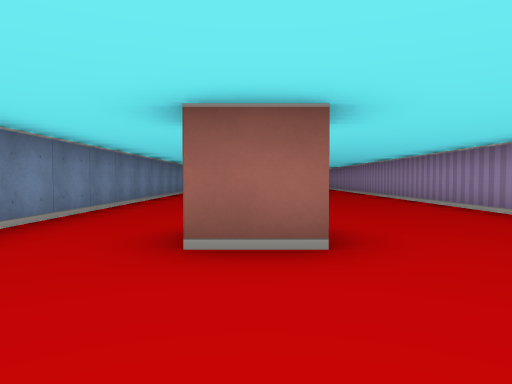
View 1 (above)

16 first-person views from a walk through a cub3D level. The camera is about half as high as the walls, tilts 2° down and sees 70° across. The floor is counted in squares. Each view is taken from the middle of a square. On the plan, view 1 faces up. The plan holds only what a view shows up to about 9 squares ahead; the rest is blank.

View 2
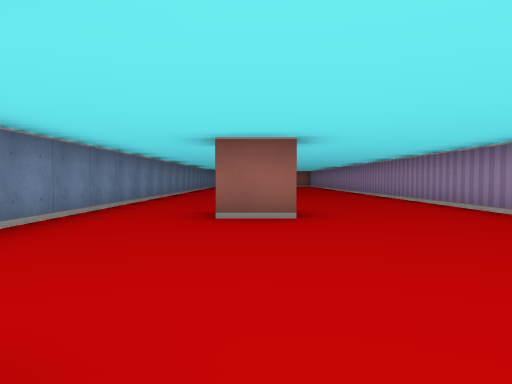

View 3
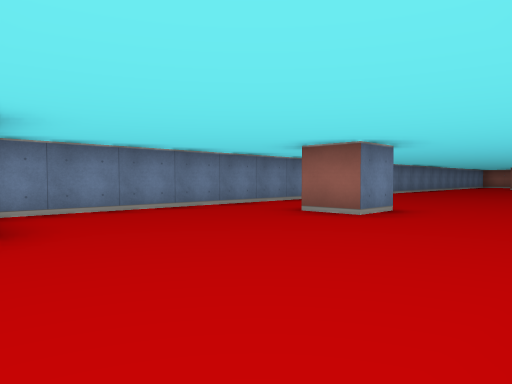

View 4
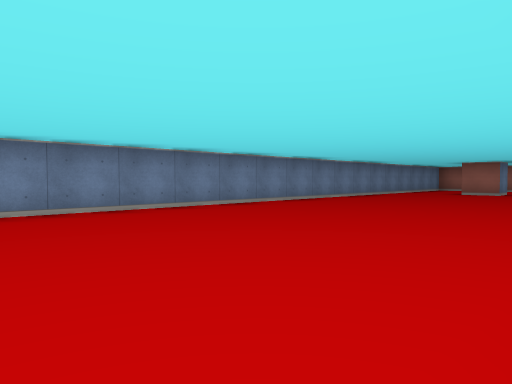

View 5
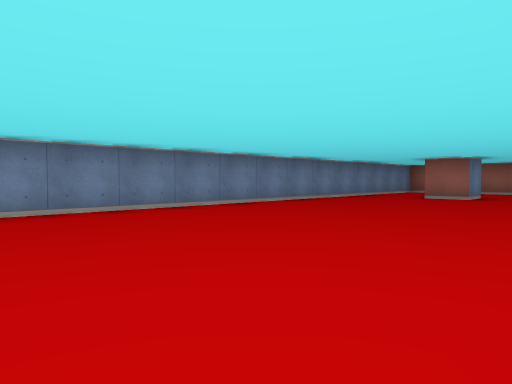

View 6
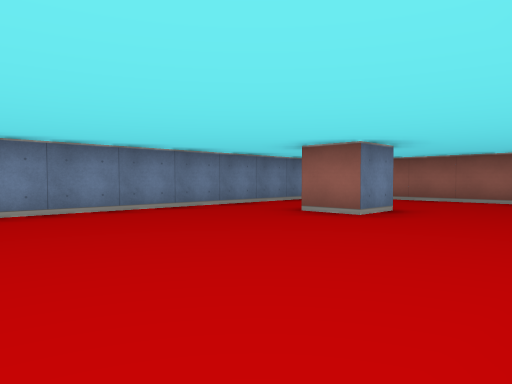

View 7
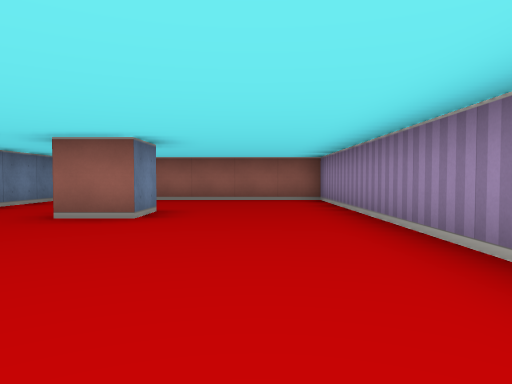

View 8
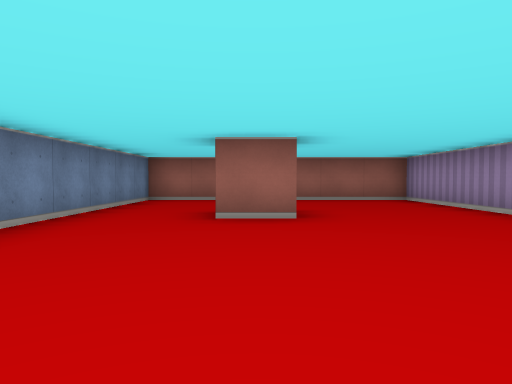

View 9
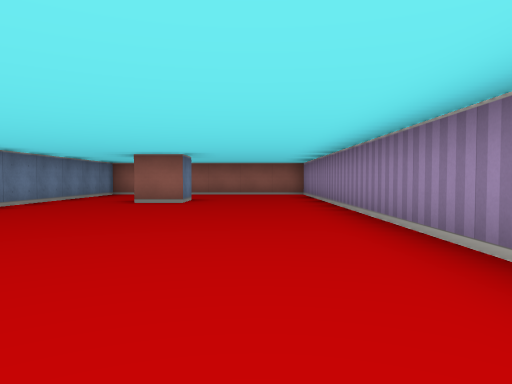

View 10
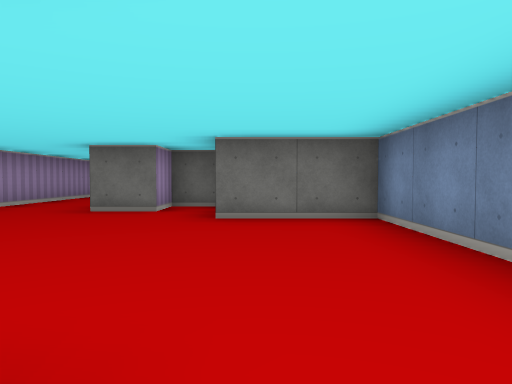

View 11
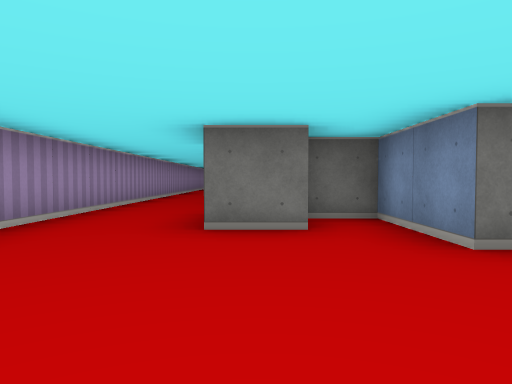

View 12
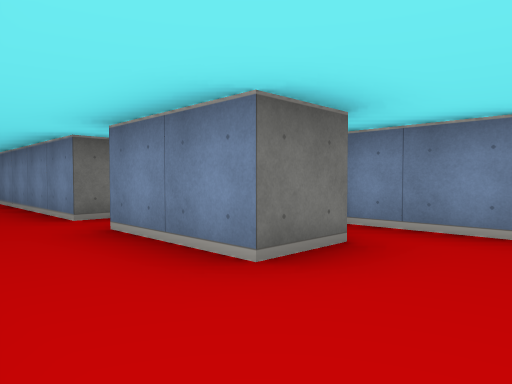

View 13
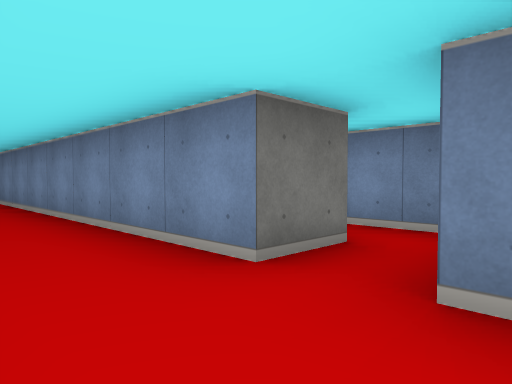

View 14
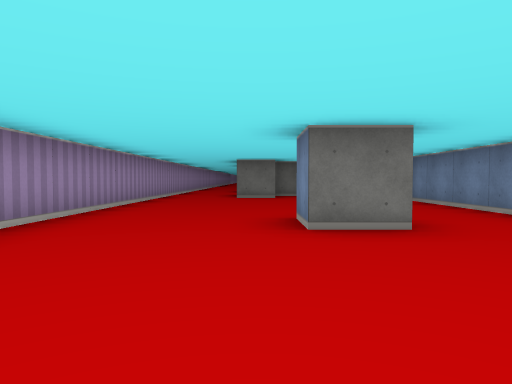

View 15
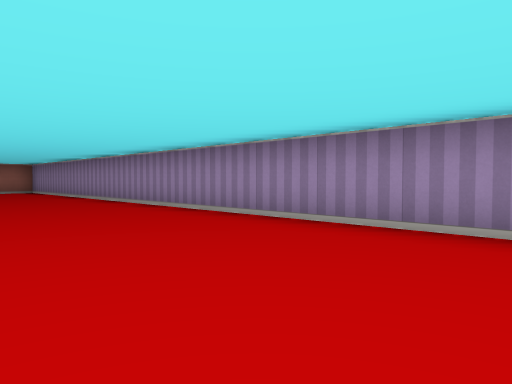

View 16
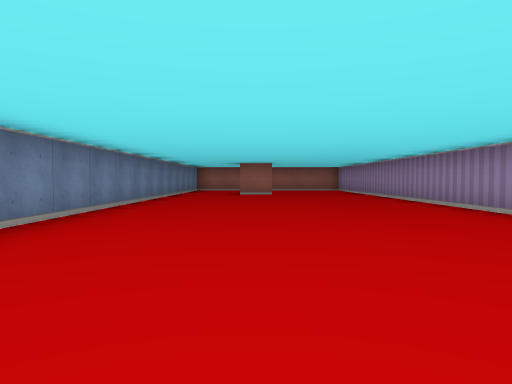

### Floor plan
Points are (right, up) in squares from view 1. A wall is a line through its corners. A room is listed if a view was taken in it or the views show most of it. See-through windows are left out.
Room 1 (views 1, 2, 3, 4, 5, 6, 7, 8, 9, 10, 11, 12, 14, 15, 16)
walls: (-0.6, 3.5) (0.5, 3.5) (0.5, 2.5) (-0.5, 2.5); (0.5, 18.6) (0.5, 17.5) (-0.5, 17.5); (3.5, -2.5) (3.5, 21.5) (-2.5, 21.5) (-2.5, -1.5) (-0.5, -1.5) (-0.5, -3.5) (0.5, -3.5) (0.5, -2.5) (1.5, -2.5)
ways out: opening at (2.5, -3.5) to room 2
Room 2 (view 13)
walls: (3.5, -8) (3.5, -2.5); (0.4, -5.5) (1.5, -5.5) (1.5, -12.6); (1.5, -2.5) (1.5, -4.5)
ways out: opening at (2.5, -3.5) to room 1; opening at (1, -5)

Positions as (right, up) in squares from view 1, and headings:
1: (0, 0), facing up
2: (0, -2), facing up
3: (3, -2), facing up-left
4: (3, 5), facing up-left
5: (3, 8), facing up-left
6: (3, 13), facing up-left
7: (2, 13), facing up
8: (0, 13), facing up
9: (2, 10), facing up
10: (-1, 3), facing down
11: (1, 1), facing down
12: (3, -1), facing down-left
13: (3, -4), facing down-left
14: (1, 7), facing down
15: (0, 7), facing up-right
16: (0, 6), facing up
